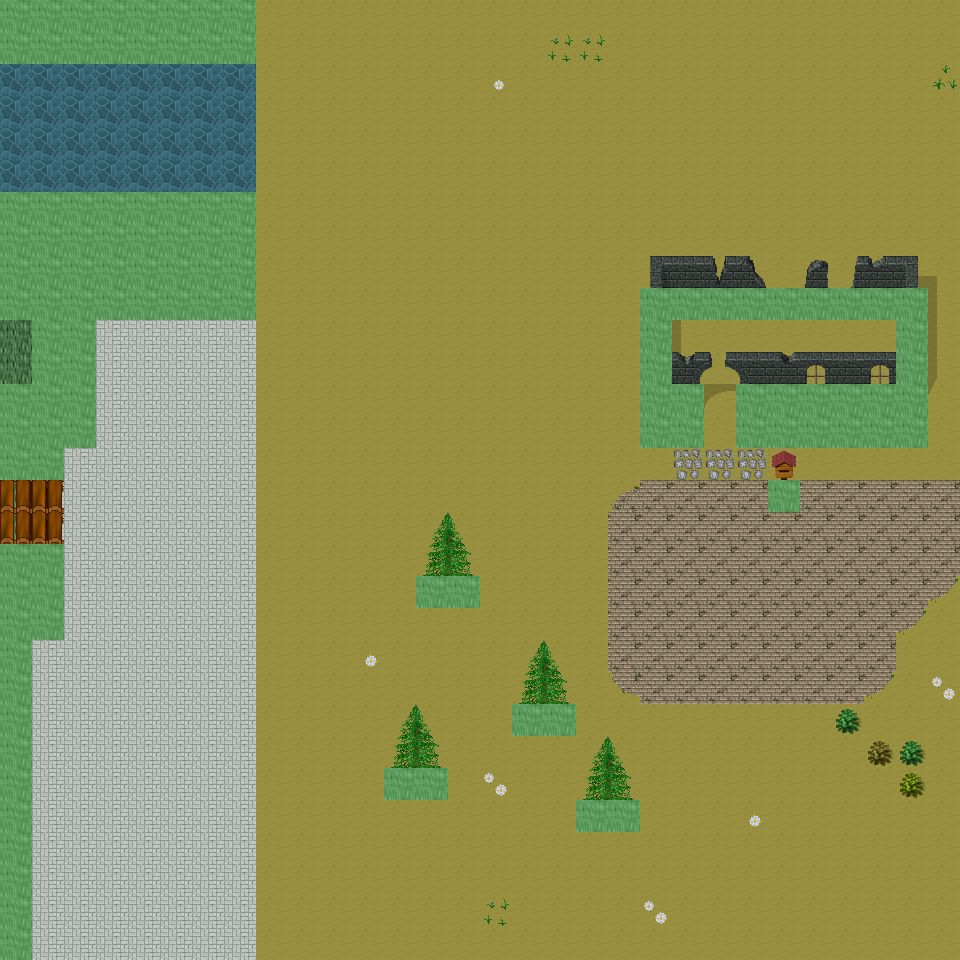

This is a level from a 2D game, rendered from its Tiled map with the project's own tilesets. A one-line summary and the map file follow, with tile-layer data summarised:
An orthogonal 30x30 tile map with 32x32 px tiles, 6 tile layers (Ground, Object, Object2, Above, ...), 26 tilesets and 5 objects (5x mapExit).

<map version="1.0" orientation="orthogonal" renderorder="right-down" width="30" height="30" tilewidth="32" tileheight="32" nextobjectid="6">
  <tileset firstgid="1" name="tileset_ground_ground" tilewidth="32" tileheight="32" tilecount="33" columns="3">
    <image source="../drawable/tileset_ground_ground.png" width="96" height="352" />
  </tileset>
  <tileset firstgid="34" name="tileset_building_castle" tilewidth="32" tileheight="32" tilecount="320" columns="20">
    <image source="../drawable/tileset_building_castle.png" width="640" height="512" />
  </tileset>
  <tileset firstgid="354" name="tileset_furniture_carpet_carpets_2" tilewidth="32" tileheight="32" tilecount="20" columns="4">
    <image source="../drawable/tileset_furniture_carpet_carpets_2.png" width="128" height="160" />
  </tileset>
  <tileset firstgid="374" name="tileset_ground_indoor_tiles" tilewidth="32" tileheight="32" tilecount="8" columns="2">
    <image source="../drawable/tileset_ground_indoor_tiles.png" width="64" height="128" />
  </tileset>
  <tileset firstgid="382" name="tileset_ground_water_pool" tilewidth="32" tileheight="32" tilecount="72" columns="3">
    <image source="../drawable/tileset_ground_water_pool.png" width="96" height="768" />
  </tileset>
  <tileset firstgid="454" name="tileset_ground_ridge_earth_dark" tilewidth="32" tileheight="32" tilecount="96" columns="12">
    <image source="../drawable/tileset_ground_ridge_earth_dark.png" width="384" height="256" />
  </tileset>
  <tileset firstgid="550" name="tileset_logic_collision" tilewidth="32" tileheight="32" tilecount="1" columns="1">
    <image source="../drawable/tileset_logic_collision.png" width="32" height="32" />
  </tileset>
  <tileset firstgid="551" name="tileset_building_wall_stone_grey" tilewidth="32" tileheight="32" tilecount="12" columns="3">
    <image source="../drawable/tileset_building_wall_stone_grey.png" width="96" height="128" />
  </tileset>
  <tileset firstgid="563" name="tileset_building_roof_green" tilewidth="32" tileheight="32" tilecount="20" columns="5">
    <image source="../drawable/tileset_building_roof_green.png" width="160" height="128" />
  </tileset>
  <tileset firstgid="583" name="tileset_ground_ladder_horizontal_dark" tilewidth="32" tileheight="32" tilecount="3" columns="1">
    <image source="../drawable/tileset_ground_ladder_horizontal_dark.png" width="32" height="96" />
  </tileset>
  <tileset firstgid="586" name="tileset_building_house_pink_blue" tilewidth="32" tileheight="32" tilecount="99" columns="11">
    <image source="../drawable/tileset_building_house_pink_blue.png" width="352" height="288" />
  </tileset>
  <tileset firstgid="685" name="tileset_ground_mossy_brick_paving" tilewidth="32" tileheight="32" tilecount="9" columns="3">
    <image source="../drawable/tileset_ground_mossy_brick_paving.png" width="96" height="96" />
  </tileset>
  <tileset firstgid="694" name="tileset_plant_tree_locust_tree" tilewidth="32" tileheight="32" tilecount="20" columns="4">
    <image source="../drawable/tileset_plant_tree_locust_tree.png" width="128" height="160" />
  </tileset>
  <tileset firstgid="714" name="tileset_plant_tree_spruce" tilewidth="32" tileheight="32" tilecount="6" columns="2">
    <image source="../drawable/tileset_plant_tree_spruce.png" width="64" height="96" />
  </tileset>
  <tileset firstgid="720" name="tileset_plant_flower_flowers_mixed" tilewidth="32" tileheight="32" tilecount="16" columns="4">
    <image source="../drawable/tileset_plant_flower_flowers_mixed.png" width="128" height="128" />
  </tileset>
  <tileset firstgid="736" name="tileset_ground_cobbled_paving" tilewidth="32" tileheight="32" tilecount="1" columns="1">
    <image source="../drawable/tileset_ground_cobbled_paving.png" width="32" height="32" />
  </tileset>
  <tileset firstgid="737" name="tileset_plant_flower_daisy_white" tilewidth="32" tileheight="32" tilecount="8" columns="2">
    <image source="../drawable/tileset_plant_flower_daisy_white.png" width="64" height="128" />
  </tileset>
  <tileset firstgid="745" name="tileset_item_postbox" tilewidth="32" tileheight="32" tilecount="4" columns="2">
    <image source="../drawable/tileset_item_postbox.png" width="64" height="64" />
  </tileset>
  <tileset firstgid="749" name="tileset_item_postbox_2" tilewidth="32" tileheight="32" tilecount="2" columns="1">
    <image source="../drawable/tileset_item_postbox_2.png" width="32" height="64" />
  </tileset>
  <tileset firstgid="751" name="tileset_furniture_table_tree_stump_table" tilewidth="32" tileheight="32" tilecount="4" columns="2">
    <image source="../drawable/tileset_furniture_table_tree_stump_table.png" width="64" height="64" />
  </tileset>
  <tileset firstgid="755" name="tileset_plant_stump_int_small_stump" tilewidth="32" tileheight="32" tilecount="1" columns="1">
    <image source="../drawable/tileset_plant_stump_int_small_stump.png" width="32" height="32" />
  </tileset>
  <tileset firstgid="756" name="tileset_plant_grasses" tilewidth="32" tileheight="32" tilecount="6" columns="3">
    <image source="../drawable/tileset_plant_grasses.png" width="96" height="64" />
  </tileset>
  <tileset firstgid="762" name="tileset_building_fence_wooden_brown_fence" tilewidth="32" tileheight="32" tilecount="42" columns="7">
    <image source="../drawable/tileset_building_fence_wooden_brown_fence.png" width="224" height="192" />
  </tileset>
  <tileset firstgid="804" name="tileset_ground_green_paving" tilewidth="32" tileheight="32" tilecount="18" columns="3">
    <image source="../drawable/tileset_ground_green_paving.png" width="96" height="192" />
  </tileset>
  <tileset firstgid="822" name="tileset_building_stone_ruins" tilewidth="32" tileheight="32" tilecount="72" columns="6">
    <image source="../drawable/tileset_building_stone_ruins.png" width="192" height="384" />
  </tileset>
  <tileset firstgid="894" name="tileset_logic_creature_insect" tilewidth="32" tileheight="32" tilecount="5" columns="5">
    <image source="../drawable/tileset_logic_creature_insect.png" width="160" height="32" />
  </tileset>
  <layer name="Ground" width="30" height="30">
    <data>[900 cells, 900 non-empty, 5 distinct tile ids]</data>
  </layer>
  <layer name="Object" width="30" height="30">
    <data>[900 cells, 206 non-empty, 49 distinct tile ids]</data>
  </layer>
  <layer name="Object2" width="30" height="30">
    <data>[900 cells, 16 non-empty, 10 distinct tile ids]</data>
  </layer>
  <layer name="Above" width="30" height="30">
    <data>[900 cells, 35 non-empty, 19 distinct tile ids]</data>
  </layer>
  <layer name="Above2" width="30" height="30">
    <data>[900 cells, 0 non-empty, 0 distinct tile ids]</data>
  </layer>
  <layer name="Walkable" width="30" height="30">
    <data>[900 cells, 114 non-empty, 1 distinct tile ids]</data>
  </layer>
  <objectgroup name="MapEvents">
    <object id="1" name="north" type="mapExit" x="256" y="0" width="704" height="32">
      <properties>
        <property name="map" value="level_0_x225_y9" />
        <property name="x" value="8" />
        <property name="y" value="28" />
      </properties>
    </object>
    <object id="2" name="south" type="mapExit" x="32" y="928" width="928" height="32">
      <properties>
        <property name="map" value="level_0_x225_y11" />
        <property name="x" value="1" />
        <property name="y" value="1" />
      </properties>
    </object>
    <object id="3" name="west" type="mapExit" x="0" y="64" width="32" height="128">
      <properties>
        <property name="map" value="level_0_x224_y10" />
        <property name="x" value="28" />
        <property name="y" value="2" />
      </properties>
    </object>
    </objectgroup>
</map>
<!-- 2 of 5 objects omitted -->
